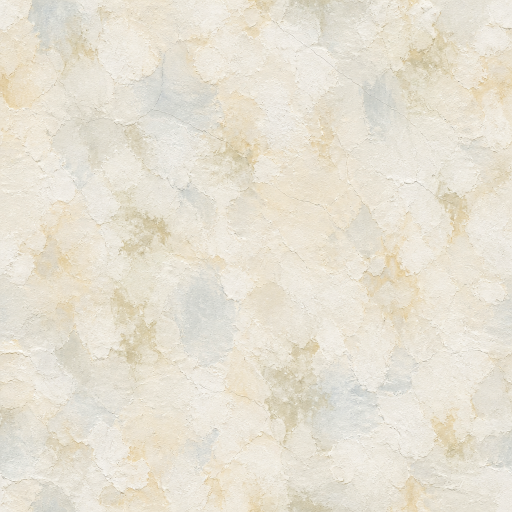
#> input picture pescador3d/arte_original/reboco.png, 1024 x 1024 px, found by its file name (shown at 1/2 size)
$ python vila_guache.py
#> lines starting #> are read from the running program, lines starting #| are printed output that depends on the picture
#!/usr/bin/env python3
"""v0.8.5: texturas em guache das casas da vila, pintadas no SpriteCook (originais e prompts em arte_original/spritecook/v085/).
  reboco.png   -> assets/texturas/ilha/reboco.png (+ _normal): parede caiada, clara e pouco saturada (a cor da casa tinge)
  telhas.png   -> assets/texturas/ilha/telhas.png (+ _normal): telha colonial; recortada nas juntas (11 x 7 telhas) para emendar
  madeira.png  -> assets/texturas/ilha/madeira_pintada.png (+ _normal): portas e janelas (a cor do vértice tinge);
                  recortada nas frestas (11 tábuas). O cais continua com madeira.png (madeira crua).
Uso: python3 ferramentas/vila_guache.py"""
import pathlib
import numpy as np
from PIL import Image, ImageFilter

RAIZ = pathlib.Path(__file__).resolve().parent.parent
ORIG = RAIZ / "arte_original" / "spritecook" / "v085"
DEST = RAIZ / "assets" / "texturas" / "ilha"


def emendar(a, faixa, eixos=(0, 1)):
    """Funde as bordas com a imagem deslocada de meia volta (só nos eixos pedidos): emenda sem costura."""
#> called with faixa = 64, eixos = (0, 1)
    h, w, _ = a.shape
#> h = 1024; w = 1024
    r = a
    pesos = np.ones((h, w), np.float32)
    if 1 in eixos:
        r = np.roll(r, w // 2, 1)
        p = np.clip(np.abs(np.arange(w) - w / 2.0) / faixa, 0.0, 1.0)
        pesos *= p[None, :]
    if 0 in eixos:
        r = np.roll(r, h // 2, 0)
        p = np.clip(np.abs(np.arange(h) - h / 2.0) / faixa, 0.0, 1.0)
        pesos *= p[:, None]
    # onde o peso é 1 fica o original; perto das bordas entra a versão deslocada (cujo miolo é contínuo)
    return a * pesos[..., None] + r * (1.0 - pesos[..., None])


def saturacao(a, fator):
    cinza = a.mean(axis=2, keepdims=True)
    return cinza + (a - cinza) * fator


def normal(img, forca, borrao=1.2):
#> called with forca = 3, borrao = 1.2
    g = np.array(img.convert("L").filter(ImageFilter.GaussianBlur(borrao))).astype(np.float32) / 255.0
    dx = (np.roll(g, -1, 1) - np.roll(g, 1, 1)) * 0.5
    dy = (np.roll(g, -1, 0) - np.roll(g, 1, 0)) * 0.5
    n = np.dstack([-dx * forca, dy * forca, np.ones_like(g)])
    n /= np.linalg.norm(n, axis=2, keepdims=True)
    return Image.fromarray(((n * 0.5 + 0.5) * 255).astype(np.uint8), "RGB")
#> returned value: PIL image 1024x1024 RGB


def salvar(a, nome, forca):
    img = Image.fromarray(np.clip(a, 0, 255).astype(np.uint8), "RGB").resize((1024, 1024), Image.LANCZOS)
    img.save(DEST / (nome + ".png"), optimize=True)
    normal(img, forca).resize((512, 512), Image.LANCZOS).save(DEST / (nome + "_normal.png"), optimize=True)
    m = np.asarray(img).reshape(-1, 3).mean(0) / 255
#> m = [0.938, 0.924, 0.89]
    print(nome, "média", m.round(2))
#| reboco média [0.94 0.92 0.89]


def main():
    abrir = lambda n: np.asarray(Image.open(ORIG / (n + ".png")).convert("RGB")).astype(np.float32)
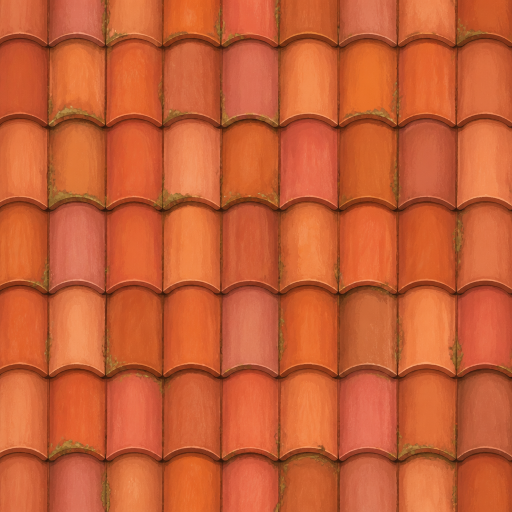
#> input picture pescador3d/arte_original/telhas.png, 1024 x 1024 px, found by its file name (shown at 1/2 size)
    # reboco: quase emendado de fábrica; tira 40% da saturação para a cor da casa mandar
    a = saturacao(abrir("reboco"), 0.6)
    a = a * (0.92 / (a.mean() / 255.0))
    salvar(emendar(a, 64), "reboco", 3.0)
    # telhas: corta nas juntas (colunas 77..1021 = 11 telhas; fileiras 51..907 = 7) e tira 10% da saturação
    a = saturacao(abrir("telhas")[51:907, 77:1021], 0.9)
#> call 2 of saturacao, with fator = 0.9
#> in saturacao (call 2), `return cinza + (a - cinza) * fator`:
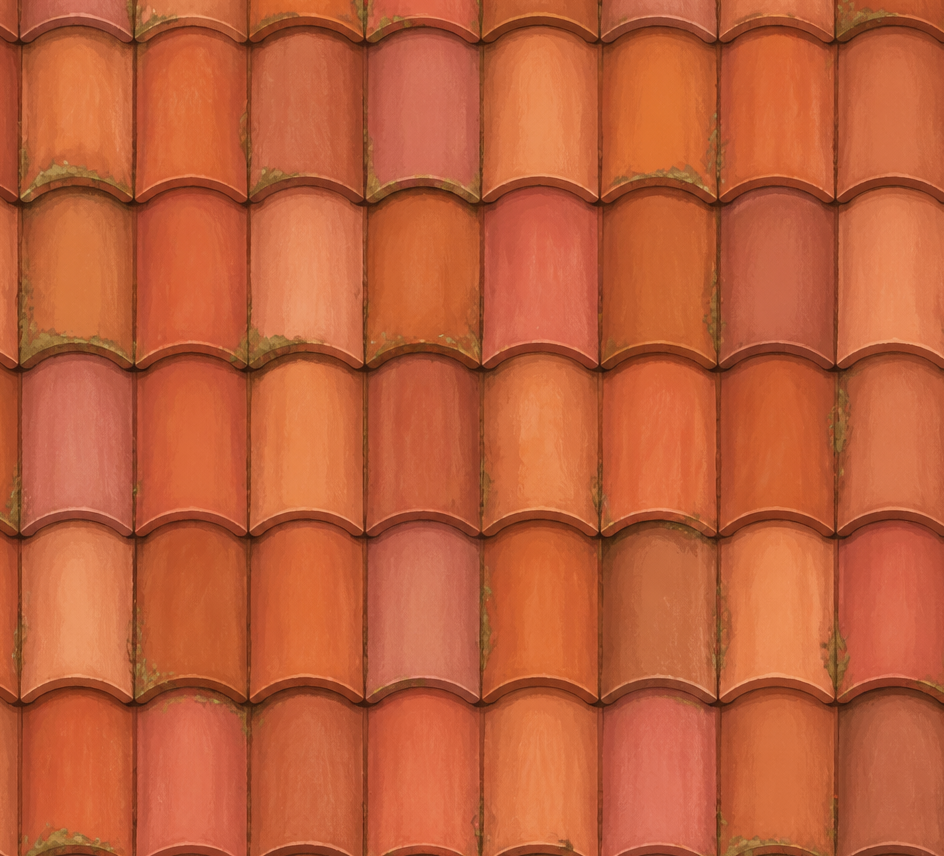
#> returned value: shape (856, 944, 3) float32; mean of channels 0, 1, 2 190, 96, 58.6; drawn as R, G, B
    salvar(a, "telhas", 6.0)
#> call 2 of salvar, with nome = 'telhas', forca = 6
#> in salvar (call 2), `img = Image.fromarray(np.clip(a, 0, 255).astype(np.uint8), "RGB").resi..`:
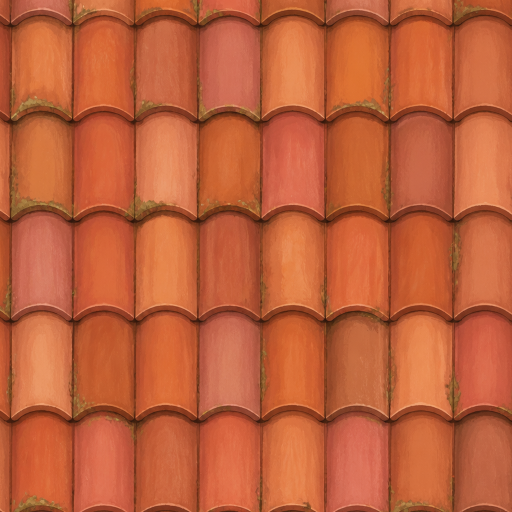
#> img: PIL image 1024x1024 RGB (shown at 1/2 size); mean R, G, B 189.6, 95.5, 58.1
#> call 2 of normal, with forca = 6, borrao = 1.2
#> in normal (call 2), `dx = (np.roll(g, -1, 1) - np.roll(g, 1, 1)) * 0.5`:
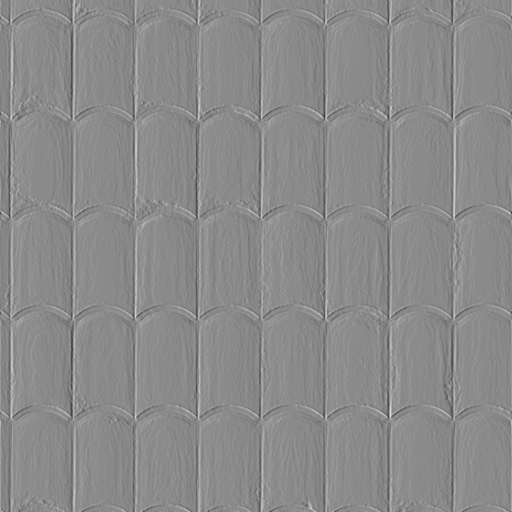
#> dx: shape (1024, 1024) float32 (shown at 1/2 size); min -0.133, max 0.112, mean -3.52e-13; drawn with min black and max white
#> in normal (call 2), `dy = (np.roll(g, -1, 0) - np.roll(g, 1, 0)) * 0.5`:
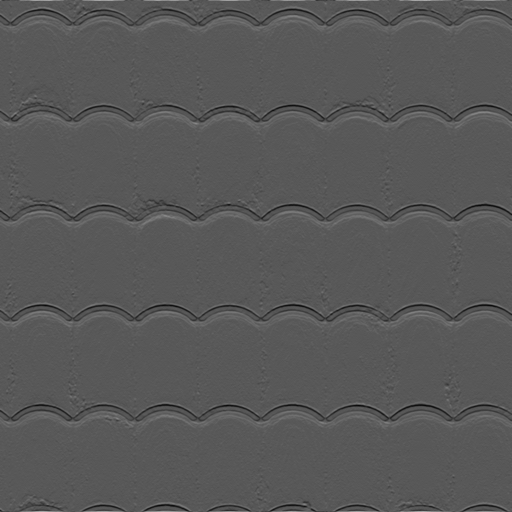
#> dy: shape (1024, 1024) float32 (shown at 1/2 size); min -0.104, max 0.196, mean 6.18e-11; drawn with min black and max white
#> in normal (call 2), `n /= np.linalg.norm(n, axis=2, keepdims=True)`:
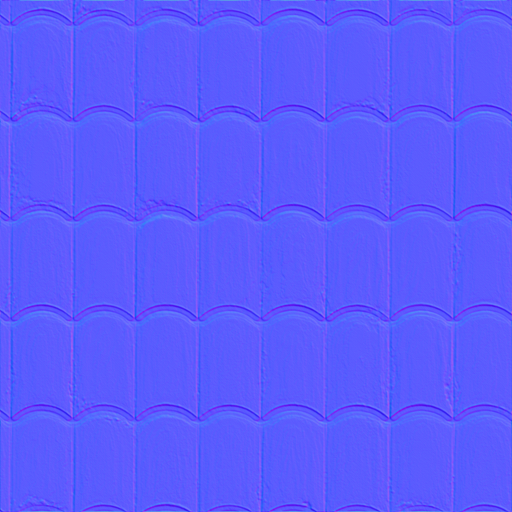
#> n: shape (1024, 1024, 3) float32 (shown at 1/2 size); mean of channels 0, 1, 2 -4.92e-06, 0.000173, 0.997; drawn with min black and max white
#> in salvar (call 2), `normal(img, forca).resize((512, 512), Image.LANCZOS).save(DEST / (nome..`:
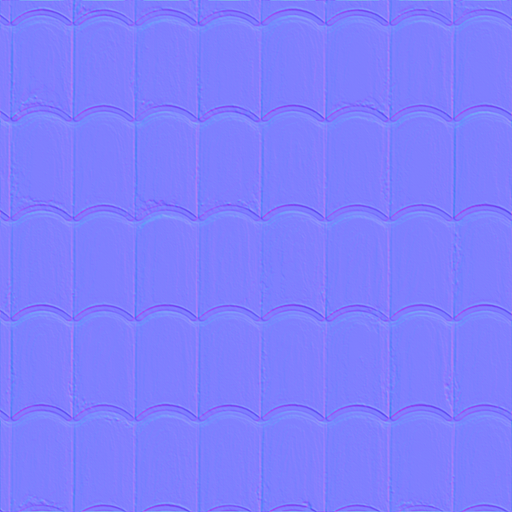
#> saved as telhas_normal.png: PIL image 512x512 RGB; mean R, G, B 127, 127, 253.7
#> in salvar (call 2), `m = np.asarray(img).reshape(-1, 3).mean(0) / 255`: m = [0.743, 0.374, 0.228]
#| telhas média [0.74 0.37 0.23]
    # madeira das portas e janelas: corta nas frestas (83..1022 = 11 tábuas); emenda só na vertical
    a = abrir("madeira")[:, 83:1022]
    salvar(emendar(a, 48, eixos=(0,)), "madeira_pintada", 5.0)


if __name__ == "__main__":
#> (the run stopped early here; a loop or call above may not have finished)
